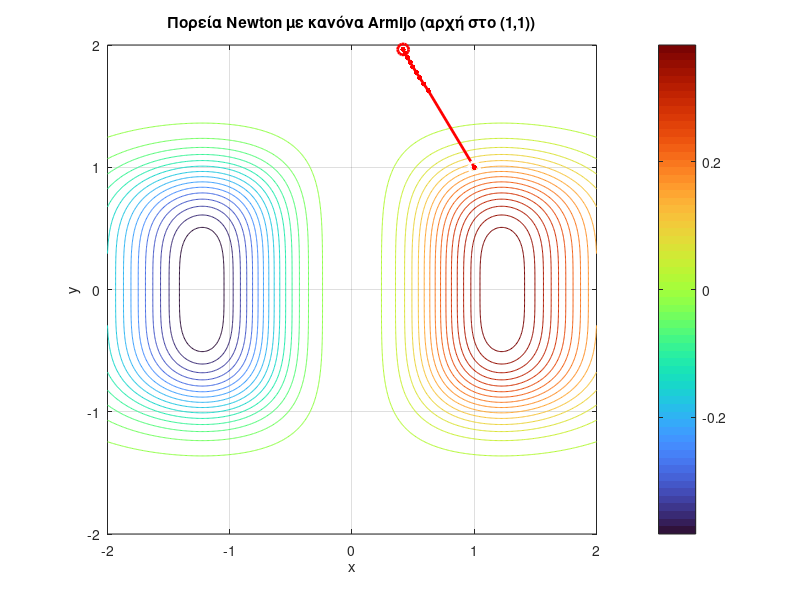

This chart was generated by the following MATLAB code:
clear; clc; close all;

%% Συνάρτηση, gradient, Hessian
f = @(x) x(1).^3 .* exp(-x(1).^2 - x(2).^4);

gradf = @(x) [ ...
    (-2*x(1).^4 + 3*x(1).^2) .* exp(-x(1).^2 - x(2).^4);   % df/dx
    -4*x(1).^3 .* x(2).^3 .* exp(-x(1).^2 - x(2).^4)       % df/dy
];

Hessf = @(x) [ ...
    (4*x(1).^5 - 14*x(1).^3 + 6*x(1)) .* exp(-x(1).^2 - x(2).^4), ...
    (8*x(1).^4.*x(2).^3 - 12*x(1).^2.*x(2).^3) .* exp(-x(1).^2 - x(2).^4); ...
    (8*x(1).^4.*x(2).^3 - 12*x(1).^2.*x(2).^3) .* exp(-x(1).^2 - x(2).^4), ...
    (16*x(1).^3.*x(2).^6 - 12*x(1).^3.*x(2).^2) .* exp(-x(1).^2 - x(2).^4) ...
];

%% Παράμετροι Armijo
alpha = 1e-4;
beta  = 0.5;
s     = 1;

%% Newton + Armijo από x0 = (1,1)
xk = [1; 1];
maxIter = 50;
tol = 1e-6;

xs = zeros(2, maxIter+1);
xs(:,1) = xk;
numIter = 0;

for k = 1:maxIter
    gk = gradf(xk);
    if norm(gk) < tol
        numIter = k-1;
        break;
    end

    Hk = Hessf(xk);

    % διεύθυνση Newton με safeguard
    if rcond(Hk) < 1e-12
        dk = -gk;                 % fallback σε steepest descent
    else
        dk = -Hk \ gk;
        if gk.'*dk >= 0           % αν δεν είναι καθόδου
            dk = -gk;
        end
    end

    % Armijo backtracking
    gamma = s;
    fk = f(xk);
    while f(xk + gamma*dk) > fk + alpha*gamma*(gk.'*dk)
        gamma = beta * gamma;
        if gamma < 1e-10
            break;
        end
    end

    % ενημέρωση
    xk = xk + gamma*dk;
    xs(:,k+1) = xk;
    numIter = k;
end

if numIter == 0
    numIter = 1;
end

%% Πλέγμα και ισοϋψείς για f
[xGrid, yGrid] = meshgrid(linspace(-2, 2, 400), linspace(-2, 2, 400));
F = (xGrid.^3) .* exp(-xGrid.^2 - yGrid.^4);

%% Διάγραμμα πορείας
figure;
contour(xGrid, yGrid, F, 30); hold on;
colormap turbo;
colorbar;

plot(xs(1,1:numIter+1), xs(2,1:numIter+1), 'r.-', 'LineWidth', 2, 'MarkerSize', 12);

% αρχικό (λευκό) και τελικό (κόκκινο) σημείο
plot(xs(1,1), xs(2,1), 'wo', 'MarkerSize', 8, 'LineWidth', 2);
plot(xs(1,numIter+1), xs(2,numIter+1), 'ro', 'MarkerSize', 8, 'LineWidth', 2);

xlabel('x');
ylabel('y');
title('Πορεία Newton με κανόνα Armijo (αρχή στο (1,1))');
grid on;
axis equal;
